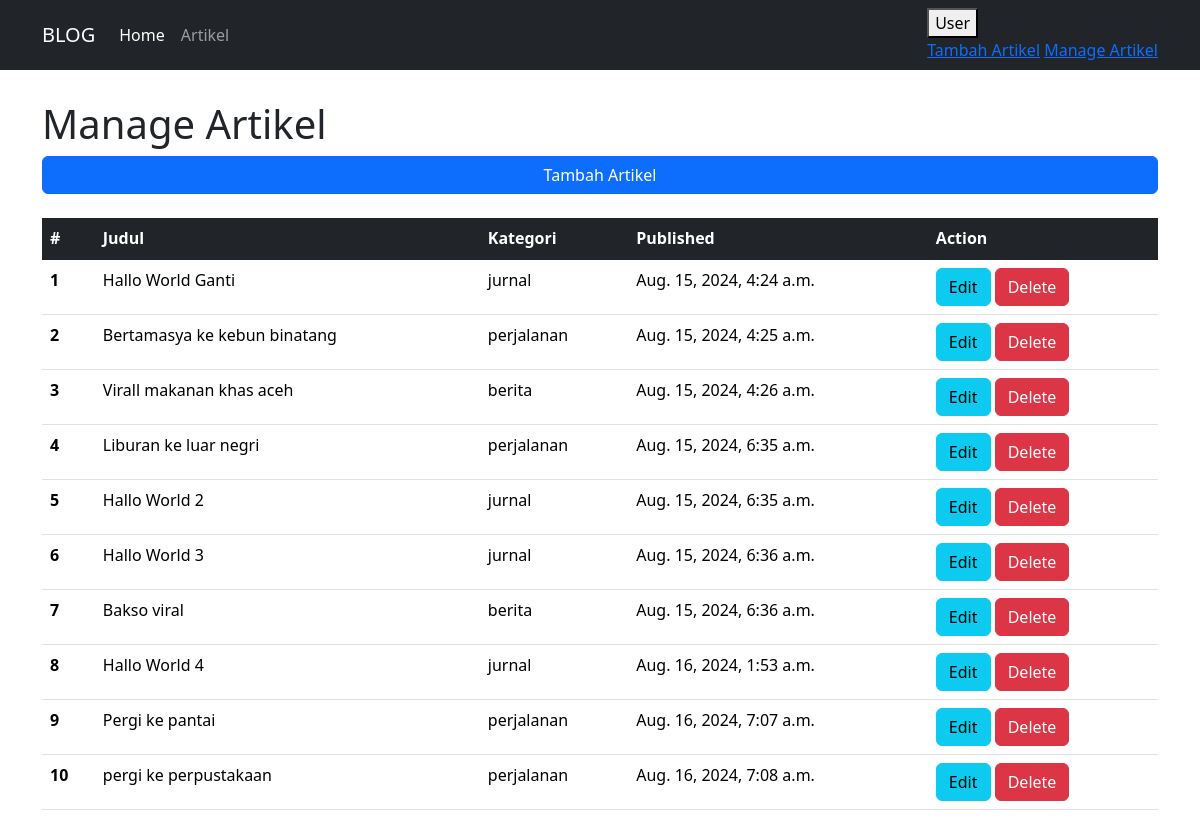
Screenshot of /artikel/manage/ with the database file from the repository.
### artikel/models.py (models this page shows, shortened)
class Artikel(models.Model):
    judul            = models.CharField(max_length=255)
    isi              = models.TextField()
    kategori         = models.CharField(max_length=255)
    published        = models.DateTimeField(auto_now_add=True)
    updated          = models.DateTimeField(auto_now=True)
    slug             = models.SlugField(blank=True, editable=False)

### artikel/views.py (the view)
# urls.py: path('manage/', ArtikelManageView.as_view(), name='manage'),
class ArtikelManageView(ListView):
    model = Artikel
    template_name = "artikel/artikel_manage.html"
    context_object_name = 'artikel_list'

### artikel/templates/artikel/artikel_manage.html (shortened to what this page needs)
{% extends "base.html" %}
{% block contents %}
    <h1>Manage Artikel</h1>
    <a type="button" class="btn btn-primary w-100" href="{% url 'artikel:create' %}" >Tambah Artikel</a>
    <table class="table mt-4 ">
        <thead class="table-dark">
          <tr>
            <th scope="col">#</th>
            <th scope="col">Judul</th>
            <th scope="col">Kategori</th>
            <th scope="col">Published</th>
            <th scope="col">Action</th>
          </tr>
        </thead>
        <tbody class="table-group-divider">
            {% for artikel in artikel_list %}
                <tr>
                    <th scope="row">{{forloop.counter}}</th>
                    <td>{{artikel.judul}}</td>
                    <td>{{artikel.kategori}}</td>
                    <td>{{artikel.published}}</td>
                    <td>
                        <a class="btn btn-info" href="{% url 'artikel:update' artikel.id %}">Edit</a>
                        <a class="btn btn-danger" href="{% url 'artikel:delete' artikel.id %}" >Delete</a>
                    </td>
                </tr>
            {% endfor %}
        </tbody>
      </table>
{% endblock contents %}

### templates/base.html (shortened to what this page needs)
{% load static %}
<!DOCTYPE html>
<html>
<head>
    {% include 'snippets/styles.html' %}
</head>
<body>
    {% include 'snippets/navbar.html' %}
    <div class="container" style="margin-top: 100px">
        {% block contents %}
        {% endblock contents %}
    </div>
</body>
</html>

### templates/snippets/styles.html
{% load static %}
<link rel="stylesheet" type="text/css" href="{% static 'vendor/bootstrap/css/bootstrap.min.css' %}" >

### templates/snippets/navbar.html (shortened to what this page needs)
<nav class="navbar fixed-top navbar-expand-lg navbar-dark bg-dark">
    <div class="container">
      <a class="navbar-brand" href="{% url 'home' %}">BLOG</a>
      <div class="collapse navbar-collapse" id="navbarNavDropdown">
        <ul class="navbar-nav">
          <li class="nav-item">
            <a class="nav-link active" aria-current="page" href="{% url 'home' %}">Home</a>
          </li>
          <li class="nav-item">
            <a class="nav-link" href="{% url 'artikel:list' 1 %}">Artikel</a>
          </li>
        </div>
        <div class="dropdown ms-auto">
            <button class="dropbtn">User</button>
            <div class="dropdown-content">
                <a href="{% url 'artikel:create' %}">Tambah Artikel</a>
                <a href="{% url 'artikel:manage' %}">Manage Artikel</a>
            </div>
      </div>
     </div>
</nav>

### templates/snippets/scripts.html (shortened to what this page needs)
{% load static %}

### rows the page displays
Artikel: judul "Hallo World Ganti", kategori "jurnal", published "Aug. 15, 2024, 4:24 a.m."
Artikel: judul "Bertamasya ke kebun binatang", kategori "perjalanan", published "Aug. 15, 2024, 4:25 a.m."
Artikel: judul "Virall makanan khas aceh", kategori "berita", published "Aug. 15, 2024, 4:26 a.m."
Artikel: judul "Liburan ke luar negri", kategori "perjalanan", published "Aug. 15, 2024, 6:35 a.m."
Artikel: judul "Hallo World 2", kategori "jurnal", published "Aug. 15, 2024, 6:35 a.m."
Artikel: judul "Hallo World 3", kategori "jurnal", published "Aug. 15, 2024, 6:36 a.m."
Artikel: judul "Bakso viral", kategori "berita", published "Aug. 15, 2024, 6:36 a.m."
Artikel: judul "Hallo World 4", kategori "jurnal", published "Aug. 16, 2024, 1:53 a.m."
Artikel: judul "Pergi ke pantai", kategori "perjalanan", published "Aug. 16, 2024, 7:07 a.m."
Artikel: judul "pergi ke perpustakaan", kategori "perjalanan", published "Aug. 16, 2024, 7:08 a.m."
